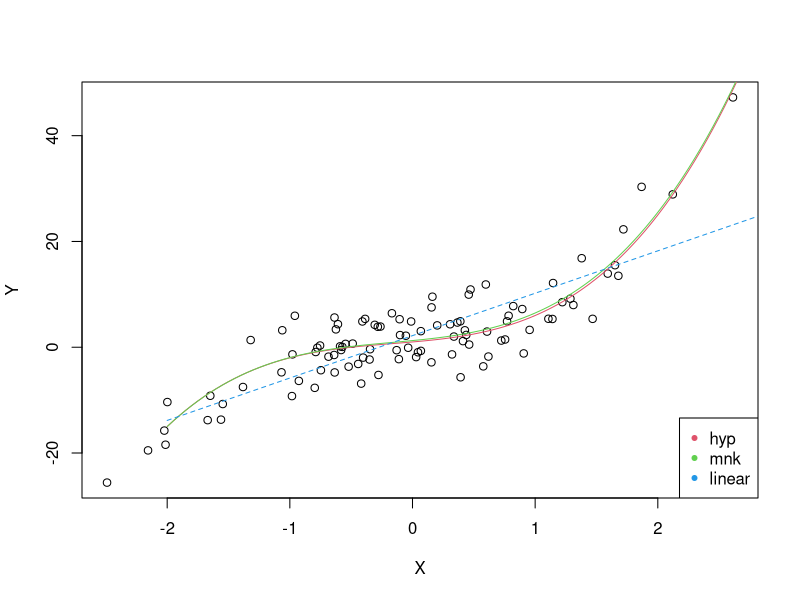
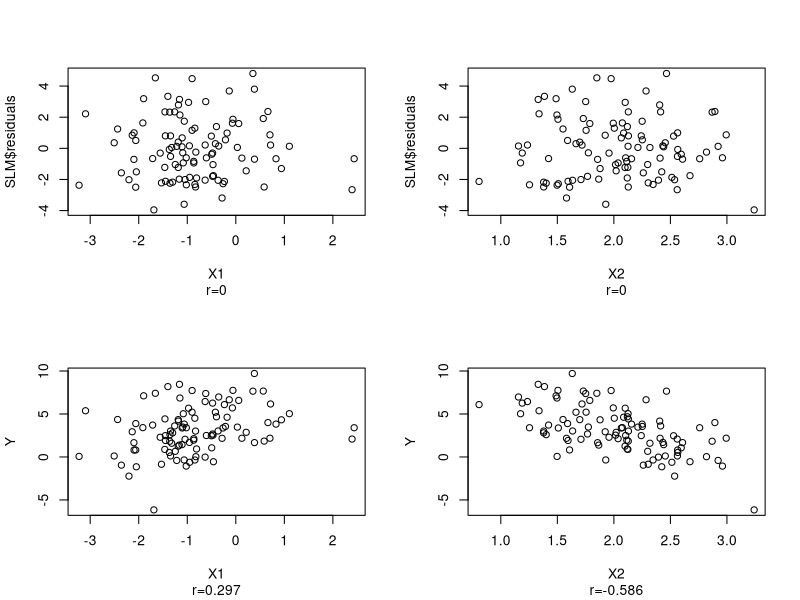

Generate these figures, in order, with R:
## Medvedev Andrey
## f(x,a,b) = (x+a)^2 + b*x^3

## 1
N<-100

## Define functions
f<-function(x,ab) (x+ab[1])^2+ab[2]*(x^3)
L<-function(X,Y,ab) sum((Y-f(X,ab))^2)
f0<-function(x,AB) AB[1]+AB[2]*x
L0<-function(X,Y,AB) sum((Y-f0(X,AB))^2)

## Define parameters
ab<-c(1,2)
eps<-4

## Define non-linear model function
X<-rnorm(N)
Y<-f(X,ab)+rnorm(N,0,eps)
SLM<-summary(lm(Y~X))
AB<-SLM$coefficients[,1]
Y.<-f0(X,AB)

#2
## Estimate linear model parameters
EstLM<-function(X,Y)
  {
  b.<-(sum(X*Y)-N*mean(X)*mean(Y))/(sum(X^2)-N*mean(X)^2);
  a.<-mean(Y)-AB[2]*mean(X)
  c(a.,b.)
  }
AB<-EstLM(X,Y);AB

## Estimate non-linear model parameters
NLM<-nlm(function(ab)L(X,Y,ab),c(1,1))
ab.<-NLM$estimate
cbind(ab.=ab.,ab=ab)

plot(X,Y)
f_<-function(x)f(x,ab); curve(f_,-2,3,add=TRUE,col=2)
f_<-function(x)f(x,ab.); curve(f_,-2,3,add=TRUE,col=3)
f_<-function(x)f0(x,AB); curve(f_,-2,3,add=TRUE,col=4,lty=2)
legend('bottomright',c('hyp','mnk','linear'),pch=20,col=c(2,3,4))

## Output errors
c(Q.linear=L0(X,Y,AB),Q.model=L(X,Y,ab),Q.model.hat=L(X,Y,ab.))

## 3
## Analysis of variance
QT<-sum(( Y-mean(Y) )^2);QT
QR<-sum((Y.-mean(Y))^2);QR
QE<-sum((Y-Y.)^2);QE
R2<-QR/QT;R2

xx<-sum((X-mean(X))^2);xx
S2<-QE/(N-2)
S2a<-S2*sum(X^2)/N/xx
S2b<-S2/xx

F.<-QR/QT*(N-2);F.
Pf<-1-pf(F.,2,N-2);Pf
Ta<-AB[1]/sqrt(S2a);Ta
Tb<-AB[2]/sqrt(S2b);Tb
Pa<-2*(1-pt(abs(Ta),N-2));Pa
Pb<-2*(1-pt(abs(Tb),N-2));Pb

## Analyse with default functions
LM<-lm(Y~X)
SLM<-summary(LM);
cbind(AB,SLM$coefficients[,1])
c(R2=R2,SLM$r.squared)
df<-SLM$df[seq(2)];df
Pf.lm<-1-pf(SLM$fstatistic[1],df[1],df[2])
cbind(c(Pf=Pf,Pa=Pa,Pb=Pb),c(Pf=Pf.lm,SLM$coefficients[,4]))

## 4
## Multiple regression
a<-c(1,-3,10)
eps<-2
X1<-rnorm(N,-1,1)
X2<-rnorm(N,2,0.5)
Y<-a[1]*X1+a[2]*X2+a[3]+rnorm(N,0,eps)

LM<-lm(Y~X1+X2)
SLM<-summary(LM)
SLM

op <- par(mfrow = c(2, 2))
plot(X1,SLM$residuals)
title(sub=paste("r",round(cor(SLM$residuals,X1),3), sep="="))
plot(X2,SLM$residuals)
title(sub=paste("r",round(cor(SLM$residuals,X2),3), sep="="))

plot(X1,Y)
title(sub=paste("r",round(cor(X1,Y),3), sep="="))
plot(X2,Y)
title(sub=paste("r",round(cor(X2,Y),3), sep="="))

par(op)
cor(X1,SLM$residuals)